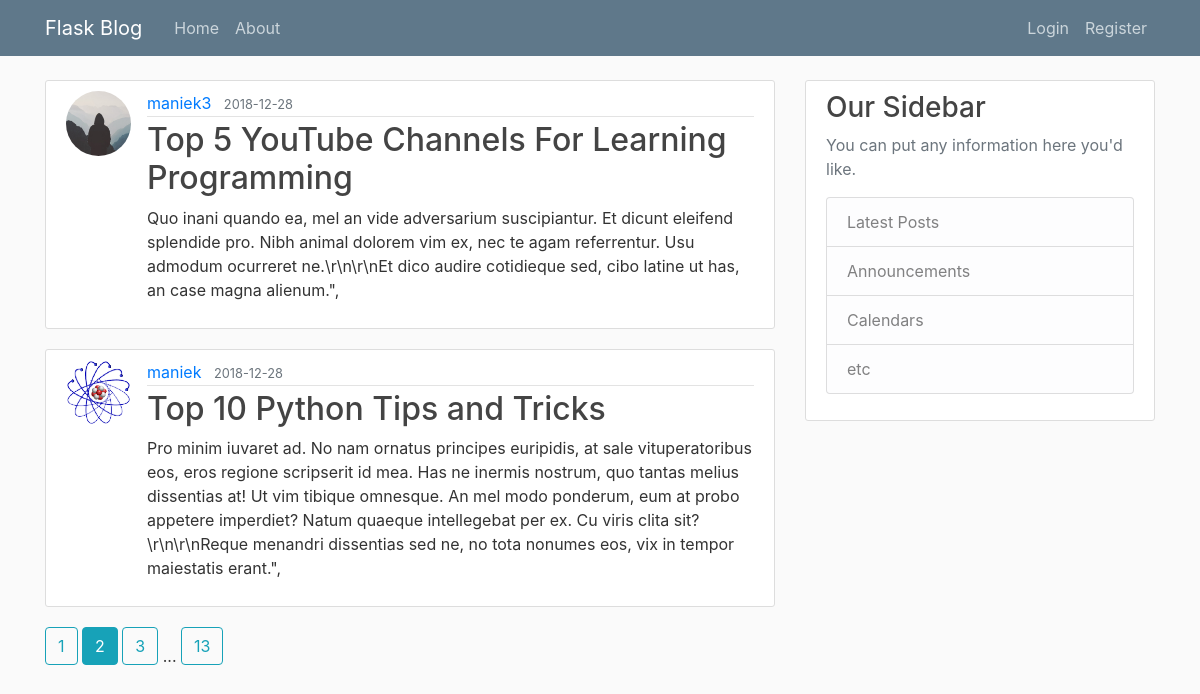
The page /home?page=2 on the database its author committed.
### blog/models.py (models this page shows, shortened)
class Post(db.Model):
    id = db.Column(db.Integer, primary_key=True)
    title = db.Column(db.String(100), nullable=False)
    date_posted = db.Column(db.DateTime, nullable=False, default=datetime.utcnow)
    content = db.Column(db.Text, nullable=False)
    user_id = db.Column(db.Integer, db.ForeignKey('user.id'), nullable=False)

class User(db.Model, UserMixin):
    id = db.Column(db.Integer, primary_key=True)
    username = db.Column(db.String(20), unique=True, nullable=False)
    email = db.Column(db.String(120), unique=True, nullable=False)
    image_file = db.Column(db.String(20), nullable=False, default='default.jpg')
    password = db.Column(db.String(60), nullable=False)
    posts = db.relationship('Post', backref='author', lazy=True)

### blog/routes.py (the view)
@app.route("/")
@app.route("/home")
def home():
    page = request.args.get('page', 1, type=int)
    posts = Post.query.order_by(Post.date_posted.desc()).paginate(page=page, per_page=2)
    return render_template('home.html', posts=posts)

### blog/templates/home.html
{% extends "layout.html" %}
{% block content %}
{% for post in posts.items %}
<article class="media content-section">
    <img class="rounded-circle article-img"
         src="{{ url_for('static', filename='profile_pics/' + post.author.image_file) }}">
    <div class="media-body">
        <div class="article-metadata">
            <a class="mr-2" href="{{ url_for('user_posts', username=post.author.username) }}">{{ post.author.username }}</a>
            <small class="text-muted">{{ post.date_posted.strftime('%Y-%m-%d') }}</small>
        </div>
        <h2><a class="article-title" href="{{ url_for('post', post_id=post.id) }}">{{ post.title }}</a></h2>
        <p class="article-content">{{ post.content }}</p>
    </div>
</article>
{% endfor %}
{% for page_num in posts.iter_pages(left_edge=1, right_edge=1, left_current=1, right_current=2) %}
{% if page_num %}
{% if page_num == posts.page %}
<a class="btn btn-info mb-4" href="{{ url_for('home', page=page_num) }}">{{ page_num }}</a>
{% else %}
<a class="btn btn-outline-info mb-4" href="{{ url_for('home', page=page_num) }}">{{ page_num }}</a>
{% endif %}
{% else %}
...
{% endif %}
{% endfor %}
{% endblock content %}

### blog/static/main.css (style rules this page uses)
body { background: #fafafa; color: #333333; margin-top: 5rem; }
h1, h2, h3, h4, h5, h6 { color: #444444; }
.content-section { background: #ffffff; padding: 10px 20px; border: 1px solid #dddddd; border-radius: 3px; margin-bottom: 20px; }
.article-title { color: #444444; }
.article-content { white-space: pre-line; }
.article-img { height: 65px; width: 65px; margin-right: 16px; }
.article-metadata { padding-bottom: 1px; margin-bottom: 4px; border-bottom: 1px solid #e3e3e3 }

### rows shown on the page
Post: image_file (placeholder picture), author.username "maniek3", date_posted "2018-12-28", title "Top 5 YouTube Channels For Learning Programming", content "Quo inani quando ea, mel an vide adversarium suscipiantur. Et dicunt eleifend splendide pro. Nibh animal dolorem vim ex, nec te agam referrentur. Usu admodum ocurreret ne.\\r\\n\\r\\nEt dico audire cotidieque sed, cibo latine ut has, an case magna alienum.\","
Post: image_file (picture), author.username "maniek", date_posted "2018-12-28", title "Top 10 Python Tips and Tricks", content "Pro minim iuvaret ad. No nam ornatus principes euripidis, at sale vituperatoribus eos, eros regione scripserit id mea. Has ne inermis nostrum, quo tantas melius dissentias at! Ut vim tibique omnesque. An mel modo ponderum, eum at probo appetere imperdiet? Natum quaeque intellegebat per ex. Cu viris clita sit?\\r\\n\\r\\nReque menandri dissentias sed ne, no tota nonumes eos, vix in tempor maiestatis erant.\","

### other values the page prints
{{ page_num }} "1" "3" "13"
{{ page_num }} "2"
